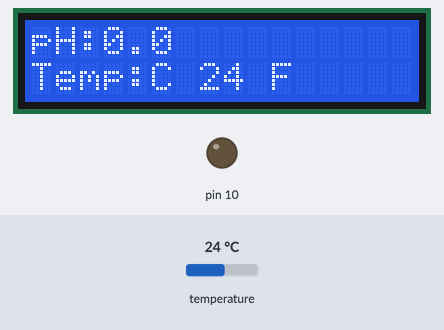
Simulated run of this sketch. Board: Arduino Uno, built with avr-gcc and run on an emulated ATmega328P. Parts: 16×2 character LCD, output pins drawn as LEDs (lit = HIGH). Inputs (shaded band) come from the test bench; at power-on: temperature 24 °C. Storage starts empty.

Above: at 1.2 s.
1.3 s: temperature set to 12 °C
At 11.3 s:
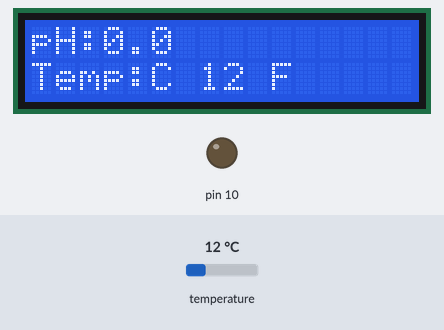
12.1 s: temperature set to 19 °C
At 22.1 s:
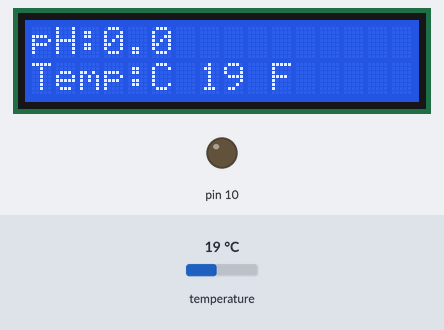
22.5 s: temperature set to 28 °C
At 31.8 s:
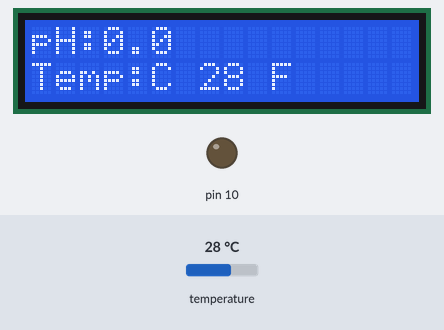
Timing chart, 0 to 33.3 s (numbered marks = the images above; inputs shaded):
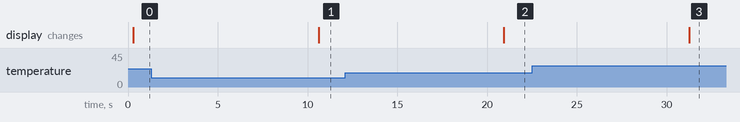

The sketch:

zenemyj_00xFC.ino
```cpp
/*******************************************************/
/*!
     MONITOREO DE TEMPERATURA Y pH CON DATA LOGGER
     ©2016   DNSSMART  DOMOTICS & AUTOMATION
     @file zenemyj_00xFC.ino
     @author Andres Flores
     @license BSD (see license.txt)
     Este es un programa para la placa ATMEGA 328
     Este programa trabaja tambien con la placa JIMA
     Para informacion referente a este proyecto
     ----> https://github.com/starkus92/zenemyj_24

     @section HISTORY

     v2.3 -Exportar Data hacia txt
          -Enseñando a fedor
     v2.2 -Incorporacion modulo SD
          -Funcion de DataLogger hacia SD
     v2.1 -Conexion hacia LCD 16x2
          -Control de contraste de HMI
     v2.0 -Incorporacion modulo pH
          -Interfaz LabView I/O
          -Monitoreo desde PC
     v1.5 -Immplementacion rutina con tres salidas y dos entradas
          - Interfaz USB hacia LabView
     v1.4 -Implementacion rutina con dos salidas y una entrada
     v1.3 -Temporizacion de una segunda salida
     v1.2 -Establecimiento rango temperatura medida
          -Conexion a una salida para controlar lamparas
     v1.1 -Interfaz DS18D20
          -Monitor serial
*/
/*******************************************************/


//Declaramos Librerias
 #include <LiquidCrystal.h> //Libreroa LCD
 #include <SoftwareSerial.h> //Libreria SoftwareSerial
 #include <OneWire.h> // Libreria para sensores OneWire
 #include <DallasTemperature.h> //Libreria para el sensor DS18D20
 #include <SPI.h> //Libreria SPI para utilizar la SD
 #include <SD.h> //Librera para tarjetas SD

//Declaramos puertos seriales
 #define phrx 14 // Definimos el pin Rx para el sensor pH
 #define phtx 15 //Definimos el pin Tx para el sensor pH
 SoftwareSerial phserial(phrx, phtx); //Declaramos el puerto serial para el sensor pH

 //Sensor de temperatura
 #define ONE_WIRE_BUS 19 // Conectamos al pin 19 de la placa el sensor de temperatura
 OneWire oneWire(ONE_WIRE_BUS); // Configuramos un bus de comunicacion para nuestro(s) dispositivo(s) OneWire
 DallasTemperature sensors(&oneWire); // Usamos la libreria DallasTemperature del fabricante del sensor
 DeviceAddress insideThermometer = { 0x28, 0xB4, 0x6B, 0xC8, 0x04, 0x00, 0x00, 0x1F }; // Le asignamos direcciones a nuestro(s) sensor(es)

 //Declaramos las variables para el pH
 char ph_data[20]; // Arreglo de 20 bytes para guardas los valores de pH
 char ph_computerdata[20]; // Arreglo de 20 bytes  para guardar los valores desde el PC
 //byte pc_debug=0; //if you would like to debug the pH Circuit through the serial monitor(pc/mac/other). if not set this to 0.
 byte ph_received_from_computer=0; // Caracteres recibidos desde el PC
 byte ph_received_from_sensor=0; // Caracteres recibidos del sensor de pH
 byte ph_startup=0; // Comprobamos la conexion de la placa con el modulo pH
 float ph=0; // Asignamos un float al valor del pH registrado
 byte ph_string_received=0; // Este byte es usado como flag para indicar que hemos recibido el string del modulo pH

 //Configuracion del LCD
 LiquidCrystal lcd(8, 9, 4, 5, 6, 7); // Pines utilizados para conectar la LCD

 void setup(){
 Serial.begin(38400); // Habilitamos el puerto serial de la LCD
 phserial.begin(38400); //Habilitamos el puerto serial del pH
 sensors.begin(); // Llamamos a los sensores
 sensors.setResolution(insideThermometer, 10); // Configuramos una resolucion de 10 bits para la temperatura
 lcd.begin(16, 2); // Llamamos la libreria del LCD
 SD.begin(16); // Llamamos la libreria del SD
 pinMode(10, OUTPUT);
 }
 void loop() {
 sensors.requestTemperatures(); // Leemos el sensor de temperatura
 printTemperature(insideThermometer);

 phserial.listen();
 delay(100);
 if(phserial.available() > 0){ //Solo si queremos que el moudulo pH envie char´s
  //Leemos los datos del modulo pH hasta detectar un <CR> al mismo tiempo que contamos cuantos char´s recibimos
 ph_received_from_sensor=phserial.readBytesUntil(13,ph_data,20);
 /// Agregamos un 0 en el arreglo despues de haber recibido el ultimo char. Interrumpiendo la transmision y evitando
 // llenar el buffer de datos
 ph_data[ph_received_from_sensor]=0;
 // Usamos una flag cuando la placa controla el ORP para ahcernos saber que el string a sido recibido.
 ph_string_received=1;
 }
 }
 void printTemperature(DeviceAddress deviceAddress)
 {
 int decPlaces = 0; // Reseteamos
 float tempC = sensors.getTempC(deviceAddress);
 if (tempC == -127.00) {
 lcd.print("Error al obtener Datos");
 } else {
 lcd.setCursor(0,0); // Configuramos la posicion del pH en el LCD
 lcd.print("pH:");
 lcd.print(ph, 1); // Enviamos valores de pH al LCD
 lcd.setCursor(0,1); //Configuramos la posicion de la temperatura en el LCD
 lcd.print("Temp:");
 lcd.print("C ");
 lcd.print(tempC,decPlaces); // Mostramos tempertura en centigrados
 lcd.print(" F ");
 //lcd.print(DallasTemperature::toFahrenheit(tempC),decPlaces); // Convertimos de celsius to farenheit
 delay(10000); // Tomamos una lectura cada 10 segundos

 phserial.print("R\r"); //Obtenemos una lectura de pH.
 if(ph_string_received==1){ // Comprobamos que hayamos tomado un dato
 ph=atof(ph_data); // Convertimos el string "ph_data" hacia float
 if(ph>=7.5){Serial.println("high\r");} // Comprobamos que haya sido convertido al string.
 if(ph<7.5){Serial.println("low\r");} // Comprobamos que haya sido convertido al string.
 ph_string_received=0;} // Reseteamos el flag del string.
 }

 long currentTime = millis(); // Obtenermos el tiempo en ms (desde que el programa inicia)
 File dataFile = SD.open("marth_report.txt", FILE_WRITE); // Abrimos el archivo
 if (dataFile) { // Si el txt esta disponible escribimos en el :
 dataFile.println(currentTime); // Registra el tiempo en milisegundos desde que inicia el programa
 dataFile.print(","); // Separamos con una coma
 dataFile.println(ph); // Registramos el pH
 dataFile.print(","); // Separamos con otra coma
  dataFile.println(tempC); // Registramos la temperatura en Celcius
 dataFile.print("\r"); // Terminamos el renglon
 dataFile.close();
 }
 }
```

Measured:
- after the input at 1.3 s, the display: changes after 9.3 s (image 1)
- after the input at 12.1 s, the display: changes after 8.8 s (image 2)
- after the input at 22.5 s, the display: changes after 8.8 s (image 3)
